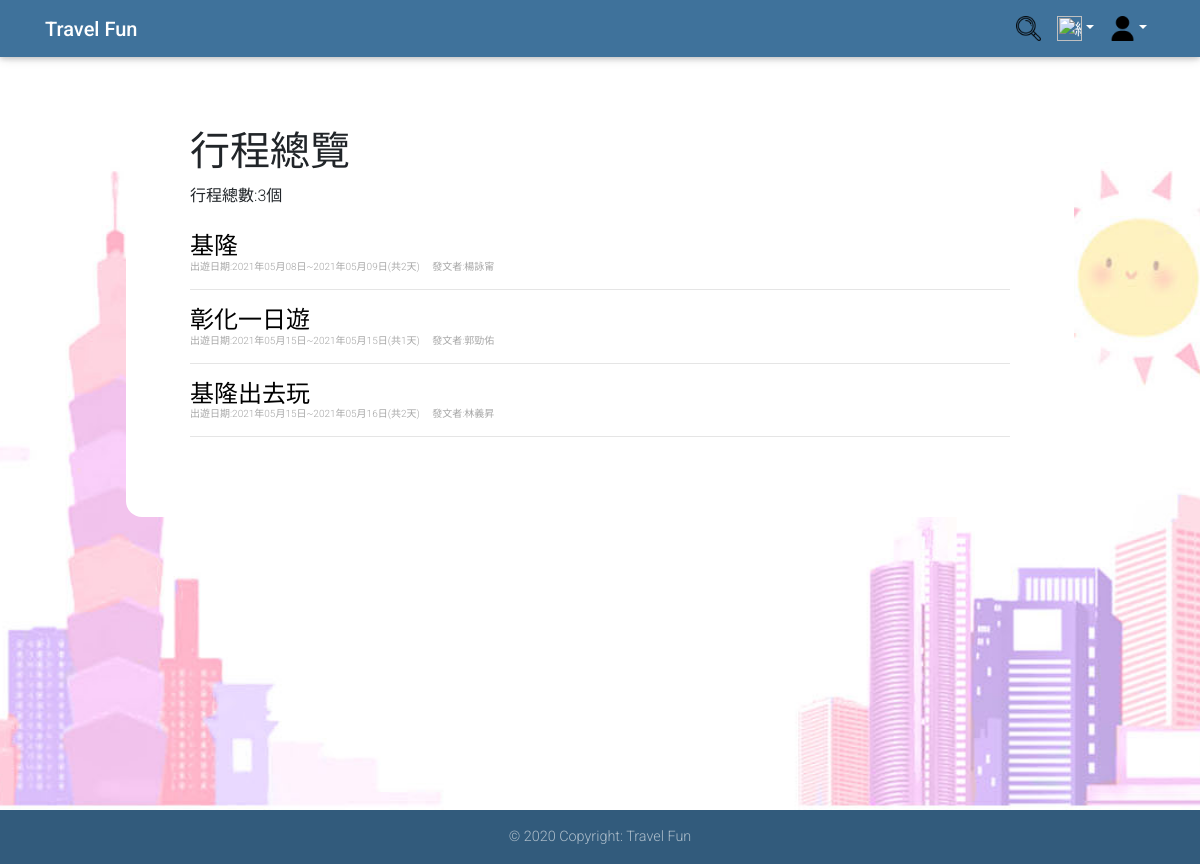
Screenshot of /itineraries.php with the database file from the repository.
### tables this page shows
CREATE TABLE `itinerary` (
  `itinerary_id` int(10) NOT NULL,
  `itinerary_name` varchar(20) NOT NULL,
  `public_status` int(1) NOT NULL,
  `itinerary_date` date NOT NULL COMMENT '開始日期',
  `itinerary_days` int(3) NOT NULL,
  `user_id` varchar(20) NOT NULL COMMENT 'FK_user'
);

CREATE TABLE `user` (
  `user_id` varchar(20) NOT NULL,
  `user_password` varchar(32) NOT NULL,
  `user_name` varchar(20) NOT NULL,
  `user_email` varchar(64) NOT NULL,
  `user_key` char(32) NOT NULL,
  `introduction` text NOT NULL,
  `Authority` int(1) DEFAULT NULL
);

### itineraries.php (the view, shortened to what this page needs)
<?php
mysqli_query($con, "SET NAMES UTF8");
if (!empty($_GET["id"])) {
    $sql = "SELECT `itinerary`.`itinerary_id`, `itinerary`.`itinerary_name`, `itinerary`.`public_status`, `itinerary`.`itinerary_date`, `itinerary_days`, `itinerary`.`user_id` ,`user`.`user_name` ";
    $sql .= " FROM `itinerary`,`user`";
    $sql .= " WHERE itinerary.user_id='" . $id . "' and ";
    $sql .= " `itinerary`.`user_id`= `user`.`user_id` and ";
    $sql .= " `public_status`=1";
    $result = mysqli_query($con, $sql);
} else {
    $sql = "SELECT `itinerary`.`itinerary_id`, `itinerary`.`itinerary_name`, `itinerary`.`public_status`, `itinerary`.`itinerary_date`, `itinerary_days`, `itinerary`.`user_id` ,`user`.`user_name` ";
    $sql .= " FROM `itinerary`,`user`";
    $sql .= " WHERE `itinerary`.`user_id`= `user`.`user_id` and ";
    $sql .= " `public_status`=1";
    $result = mysqli_query($con, $sql);
}
$records_per_page = 10;
if (isset($_GET["page"]))
    $page = $_GET["page"];
else
    $page = 1;
$total_records = mysqli_num_rows($result);
$started_record = $records_per_page * ($page - 1);
if ($total_records != 0)
    mysqli_data_seek($result, $started_record);
?>
<html>
<head>
    <link rel="stylesheet" href="https://use.fontawesome.com/releases/v5.11.2/css/all.css">
    <link rel="stylesheet" href="https://stackpath.bootstrapcdn.com/bootstrap/4.4.1/css/bootstrap.min.css">
    <link rel="stylesheet" href="css/mdb.min.css">
    <link rel="stylesheet" href="css/result.css">
</head>
<body>
    <header>
        <nav class="navbar navbar-expand-lg navbar-dark fixed-top unique-color">
            <div class="container">
                <a class="navbar-brand" href="index.php"><strong>Travel Fun</strong></a>
                <div class="collapse navbar-collapse justify-content-end" id="navbarSupportedContent">
                    <ul class="navbar-nav">
                        <li class="nav-link p-0"> <a class="nav-link" href="search.php"><img src="image/search.png" alt="搜尋" height="25" width="25"></a> </li>
                        <li class="nav-item dropdown">
                            <a class="nav-link dropdown-toggle" id="navbarDropdownMenuLink-333" data-toggle="dropdown" aria-haspopup="true" aria-expanded="false"><img src="image/all.png" alt="總覽" height="25" width="25"></a>
                        <li class="nav-item dropdown">
                            <a class="nav-link dropdown-toggle" id="navbarDropdownMenuLink-333" data-toggle="dropdown" aria-haspopup="true" aria-expanded="false"><img src="image/login.png" alt="login" height="25" width="25"></a>
                        </li>
                    </ul>
                </div>
            </div>
        </nav>
    </header>
    <main>
        <div class="container2">
            <h1><?php if (isset($_GET['id'])) {
                    echo $user_name . "的公開行程";
                } else if (isset($name)) {
                    if (!empty($_GET["keyword"])) {
                        echo "關鍵字:" . $name;
                    }
                } else echo "行程總覽"; ?></h1>
            <label for="name"> 行程總數:<?php echo $total_records . "個"; ?></label>
            <p>
            <div id="left">
                <?php
                $j = 1;
                while ($row = mysqli_fetch_assoc($result) and $j <= $records_per_page) {
                    $a = "<b style='color:red;'>" . $name . "</b>";
                    $itinerary_date = $row["itinerary_date"];
                    $itinerary_days = $row["itinerary_days"];
                    $totalday = $itinerary_days - 1;
                    echo "<div >";
                    echo "<h4><a href='itinerary.php?id=" . intval($row["itinerary_id"]) . "' style='text-decoration:none; color:black;'>" . str_ireplace($name, $a, $row["itinerary_name"]) . "</a>";
                    echo "<p>   <font color='#A6A6A6' size='1'>";
                    echo  "出遊日期:" . date("Y年m月d日", strtotime($itinerary_date)) . "~" . date("Y年m月d日", strtotime($itinerary_date . "+ " . $totalday . " day")) . "(共" . $itinerary_days . "天) " . " &emsp;";
                    echo "發文者:<a href='about.php?id=" . $row["user_id"] . "' style='text-decoration:none; color:#A6A6A6;'>" . $row["user_name"] . "&emsp; </a> ";
                    echo  "</p> </font>";
                    echo "</div>";
                    echo "<hr>";
                    $j++;
                }
                ?>
            </div>
            <td colspan="2" align="center" valign="top">
                <ul class="pagination">
                </ul>
            </td>
        </div>
    </main>
    <footer class="page-footer font-small unique-color fixed-bottom">
        <div class="footer-copyright text-center py-3">© 2020 Copyright: Travel Fun</div>
    </footer>
</body>
</html>

### css/result.css (style rules this page uses)
html, body { height: 100%; background-image: url("../image/background_image.jpg"); background-attachment: fixed; background-position: center; background-repeat: no-repeat; background-size: cover; }
.container2 { max-width: 948px; margin: 4em auto; padding: 4em; padding-bottom: 2em; background: #fff; border-radius: 1em; }

### rows the page displays
itinerary: itinerary_name "基隆", itinerary_date "2021年05月08日", itinerary_date+itinerary_days "2021年05月09日", itinerary_days "2", user.user_name "楊詠甯"
itinerary: itinerary_name "彰化一日遊", itinerary_date "2021年05月15日", itinerary_date+itinerary_days "2021年05月15日", itinerary_days "1", user.user_name "郭勁佑"
itinerary: itinerary_name "基隆出去玩", itinerary_date "2021年05月15日", itinerary_date+itinerary_days "2021年05月16日", itinerary_days "2", user.user_name "林義昇"

### other values shown
$total_records "3"
